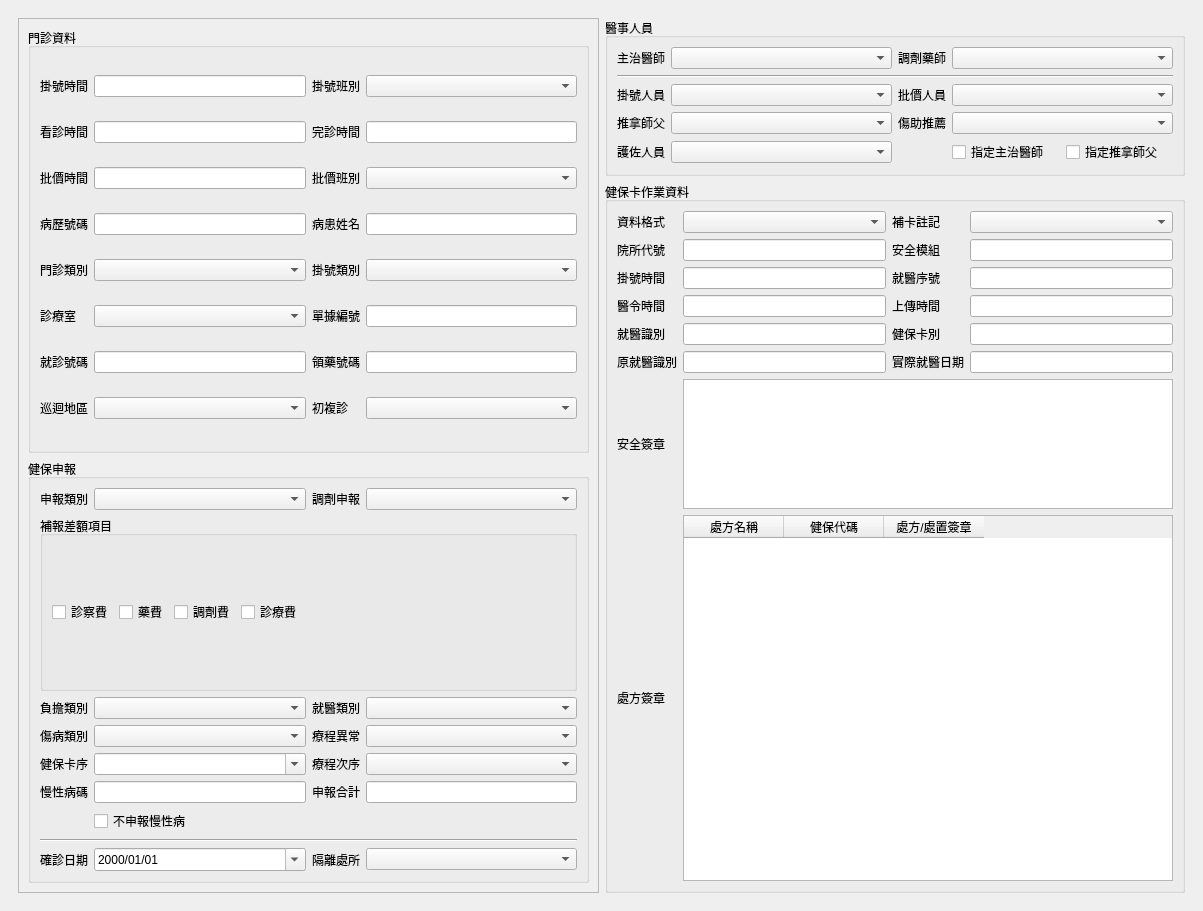
<?xml version="1.0" encoding="UTF-8"?>
<ui version="4.0">
 <class>MainWindow</class>
 <widget class="QMainWindow" name="MainWindow">
  <property name="geometry">
   <rect>
    <x>0</x>
    <y>0</y>
    <width>1203</width>
    <height>911</height>
   </rect>
  </property>
  <property name="windowTitle">
   <string>MainWindow</string>
  </property>
  <widget class="QWidget" name="centralwidget">
   <layout class="QVBoxLayout" name="verticalLayout_3">
    <item>
     <layout class="QHBoxLayout" name="horizontalLayout">
      <property name="leftMargin">
       <number>9</number>
      </property>
      <property name="topMargin">
       <number>9</number>
      </property>
      <property name="rightMargin">
       <number>9</number>
      </property>
      <property name="bottomMargin">
       <number>9</number>
      </property>
      <item>
       <widget class="QScrollArea" name="scrollArea">
        <property name="widgetResizable">
         <bool>true</bool>
        </property>
        <widget class="QWidget" name="scrollAreaWidgetContents">
         <property name="geometry">
          <rect>
           <x>0</x>
           <y>0</y>
           <width>580</width>
           <height>877</height>
          </rect>
         </property>
         <layout class="QVBoxLayout" name="verticalLayout_4">
          <item>
           <widget class="QGroupBox" name="groupBox_registration">
            <property name="title">
             <string>門診資料</string>
            </property>
            <property name="flat">
             <bool>true</bool>
            </property>
            <layout class="QGridLayout" name="gridLayout_5">
             <item row="3" column="4">
              <widget class="QLineEdit" name="lineEdit_name"/>
             </item>
             <item row="3" column="1">
              <widget class="QLineEdit" name="lineEdit_patient_key"/>
             </item>
             <item row="0" column="0">
              <widget class="QLabel" name="label">
               <property name="text">
                <string>掛號時間</string>
               </property>
              </widget>
             </item>
             <item row="5" column="3">
              <widget class="QLabel" name="label_39">
               <property name="text">
                <string>單據編號</string>
               </property>
              </widget>
             </item>
             <item row="3" column="3">
              <widget class="QLabel" name="label_5">
               <property name="text">
                <string>病患姓名</string>
               </property>
              </widget>
             </item>
             <item row="3" column="0">
              <widget class="QLabel" name="label_4">
               <property name="text">
                <string>病歷號碼</string>
               </property>
              </widget>
             </item>
             <item row="1" column="0">
              <widget class="QLabel" name="label_44">
               <property name="text">
                <string>看診時間</string>
               </property>
              </widget>
             </item>
             <item row="4" column="1">
              <widget class="QComboBox" name="comboBox_ins_type"/>
             </item>
             <item row="7" column="0">
              <widget class="QLabel" name="label_29">
               <property name="text">
                <string>巡迴地區</string>
               </property>
              </widget>
             </item>
             <item row="0" column="4">
              <widget class="QComboBox" name="comboBox_period">
               <property name="sizePolicy">
                <sizepolicy hsizetype="Expanding" vsizetype="Fixed">
                 <horstretch>0</horstretch>
                 <verstretch>0</verstretch>
                </sizepolicy>
               </property>
               <property name="contextMenuPolicy">
                <enum>Qt::NoContextMenu</enum>
               </property>
               <property name="editable">
                <bool>false</bool>
               </property>
               <property name="sizeAdjustPolicy">
                <enum>QComboBox::AdjustToContentsOnFirstShow</enum>
               </property>
              </widget>
             </item>
             <item row="5" column="4">
              <widget class="QLineEdit" name="lineEdit_invoice_no">
               <property name="maxLength">
                <number>20</number>
               </property>
              </widget>
             </item>
             <item row="5" column="1">
              <widget class="QComboBox" name="comboBox_room"/>
             </item>
             <item row="1" column="1">
              <widget class="QLineEdit" name="lineEdit_diag_start_time"/>
             </item>
             <item row="1" column="4">
              <widget class="QLineEdit" name="lineEdit_completion_time"/>
             </item>
             <item row="6" column="0">
              <widget class="QLabel" name="label_17">
               <property name="text">
                <string>就診號碼</string>
               </property>
              </widget>
             </item>
             <item row="6" column="3">
              <widget class="QLabel" name="label_42">
               <property name="text">
                <string>領藥號碼</string>
               </property>
              </widget>
             </item>
             <item row="7" column="3">
              <widget class="QLabel" name="label_11">
               <property name="text">
                <string>初複診</string>
               </property>
              </widget>
             </item>
             <item row="7" column="4">
              <widget class="QComboBox" name="comboBox_visit"/>
             </item>
             <item row="2" column="4">
              <widget class="QComboBox" name="comboBox_charge_period"/>
             </item>
             <item row="4" column="0">
              <widget class="QLabel" name="label_6">
               <property name="text">
                <string>門診類別</string>
               </property>
              </widget>
             </item>
             <item row="0" column="3">
              <widget class="QLabel" name="label_3">
               <property name="text">
                <string>掛號班別</string>
               </property>
              </widget>
             </item>
             <item row="7" column="1">
              <widget class="QComboBox" name="comboBox_tour_area"/>
             </item>
             <item row="2" column="3">
              <widget class="QLabel" name="label_38">
               <property name="text">
                <string>批價班別</string>
               </property>
              </widget>
             </item>
             <item row="5" column="0">
              <widget class="QLabel" name="label_16">
               <property name="text">
                <string>診療室</string>
               </property>
              </widget>
             </item>
             <item row="0" column="1">
              <widget class="QLineEdit" name="lineEdit_case_date"/>
             </item>
             <item row="1" column="3">
              <widget class="QLabel" name="label_10">
               <property name="text">
                <string>完診時間</string>
               </property>
              </widget>
             </item>
             <item row="4" column="3">
              <widget class="QLabel" name="label_7">
               <property name="text">
                <string>掛號類別</string>
               </property>
              </widget>
             </item>
             <item row="2" column="1">
              <widget class="QLineEdit" name="lineEdit_charge_time"/>
             </item>
             <item row="6" column="4">
              <widget class="QLineEdit" name="lineEdit_drug_no"/>
             </item>
             <item row="2" column="0">
              <widget class="QLabel" name="label_37">
               <property name="text">
                <string>批價時間</string>
               </property>
              </widget>
             </item>
             <item row="6" column="1">
              <widget class="QLineEdit" name="lineEdit_regist_no"/>
             </item>
             <item row="4" column="4">
              <widget class="QComboBox" name="comboBox_reg_type"/>
             </item>
            </layout>
           </widget>
          </item>
          <item>
           <widget class="QGroupBox" name="groupBox_ins_apply">
            <property name="title">
             <string>健保申報</string>
            </property>
            <property name="flat">
             <bool>true</bool>
            </property>
            <layout class="QGridLayout" name="gridLayout_3">
             <property name="leftMargin">
              <number>9</number>
             </property>
             <property name="topMargin">
              <number>9</number>
             </property>
             <property name="rightMargin">
              <number>9</number>
             </property>
             <property name="bottomMargin">
              <number>9</number>
             </property>
             <item row="2" column="0">
              <widget class="QLabel" name="label_8">
               <property name="text">
                <string>負擔類別</string>
               </property>
              </widget>
             </item>
             <item row="0" column="3">
              <widget class="QComboBox" name="comboBox_pharmacy_type"/>
             </item>
             <item row="3" column="0">
              <widget class="QLabel" name="label_9">
               <property name="text">
                <string>傷病類別</string>
               </property>
              </widget>
             </item>
             <item row="3" column="2">
              <widget class="QLabel" name="label_18">
               <property name="text">
                <string>療程異常</string>
               </property>
              </widget>
             </item>
             <item row="2" column="1">
              <widget class="QComboBox" name="comboBox_share_type"/>
             </item>
             <item row="3" column="1">
              <widget class="QComboBox" name="comboBox_injury_type"/>
             </item>
             <item row="5" column="0">
              <widget class="QLabel" name="label_32">
               <property name="text">
                <string>慢性病碼</string>
               </property>
              </widget>
             </item>
             <item row="2" column="3">
              <widget class="QComboBox" name="comboBox_treat_type"/>
             </item>
             <item row="5" column="3">
              <widget class="QLineEdit" name="lineEdit_ins_total_fee">
               <property name="alignment">
                <set>Qt::AlignRight|Qt::AlignTrailing|Qt::AlignVCenter</set>
               </property>
               <property name="readOnly">
                <bool>true</bool>
               </property>
              </widget>
             </item>
             <item row="4" column="0">
              <widget class="QLabel" name="label_14">
               <property name="text">
                <string>健保卡序</string>
               </property>
              </widget>
             </item>
             <item row="0" column="2">
              <widget class="QLabel" name="label_31">
               <property name="text">
                <string>調劑申報</string>
               </property>
              </widget>
             </item>
             <item row="0" column="1">
              <widget class="QComboBox" name="comboBox_apply_type">
               <property name="sizePolicy">
                <sizepolicy hsizetype="Expanding" vsizetype="Fixed">
                 <horstretch>0</horstretch>
                 <verstretch>0</verstretch>
                </sizepolicy>
               </property>
              </widget>
             </item>
             <item row="6" column="1">
              <widget class="QCheckBox" name="checkBox_no_special_code">
               <property name="text">
                <string>不申報慢性病</string>
               </property>
              </widget>
             </item>
             <item row="5" column="2">
              <widget class="QLabel" name="label_33">
               <property name="text">
                <string>申報合計</string>
               </property>
              </widget>
             </item>
             <item row="0" column="0">
              <widget class="QLabel" name="label_2">
               <property name="text">
                <string>申報類別</string>
               </property>
              </widget>
             </item>
             <item row="2" column="2">
              <widget class="QLabel" name="label_12">
               <property name="text">
                <string>就醫類別</string>
               </property>
              </widget>
             </item>
             <item row="1" column="0" colspan="4">
              <widget class="QGroupBox" name="groupBox_additional_items">
               <property name="title">
                <string>補報差額項目</string>
               </property>
               <property name="flat">
                <bool>true</bool>
               </property>
               <layout class="QGridLayout" name="gridLayout_4">
                <item row="0" column="1">
                 <widget class="QCheckBox" name="checkBox_inter_drug_fee">
                  <property name="text">
                   <string>藥費</string>
                  </property>
                 </widget>
                </item>
                <item row="0" column="0">
                 <widget class="QCheckBox" name="checkBox_diag_fee">
                  <property name="text">
                   <string>診察費</string>
                  </property>
                 </widget>
                </item>
                <item row="0" column="3">
                 <widget class="QCheckBox" name="checkBox_treat_fee">
                  <property name="text">
                   <string>診療費</string>
                  </property>
                 </widget>
                </item>
                <item row="0" column="2">
                 <widget class="QCheckBox" name="checkBox_pharmacy_fee">
                  <property name="text">
                   <string>調劑費</string>
                  </property>
                 </widget>
                </item>
                <item row="0" column="4">
                 <spacer name="horizontalSpacer">
                  <property name="orientation">
                   <enum>Qt::Horizontal</enum>
                  </property>
                  <property name="sizeHint" stdset="0">
                   <size>
                    <width>40</width>
                    <height>20</height>
                   </size>
                  </property>
                 </spacer>
                </item>
               </layout>
              </widget>
             </item>
             <item row="4" column="2">
              <widget class="QLabel" name="label_15">
               <property name="text">
                <string>療程次序</string>
               </property>
              </widget>
             </item>
             <item row="9" column="2">
              <widget class="QLabel" name="label_isolation_position">
               <property name="text">
                <string>隔離處所</string>
               </property>
              </widget>
             </item>
             <item row="9" column="1">
              <widget class="QDateEdit" name="dateEdit_infectious_date">
               <property name="displayFormat">
                <string>yyyy/MM/dd</string>
               </property>
               <property name="calendarPopup">
                <bool>true</bool>
               </property>
              </widget>
             </item>
             <item row="9" column="3">
              <widget class="QComboBox" name="comboBox_isolation_position"/>
             </item>
             <item row="8" column="0" colspan="4">
              <widget class="Line" name="line_infectious">
               <property name="orientation">
                <enum>Qt::Horizontal</enum>
               </property>
              </widget>
             </item>
             <item row="4" column="1">
              <widget class="QComboBox" name="comboBox_card">
               <property name="editable">
                <bool>true</bool>
               </property>
               <property name="maxVisibleItems">
                <number>30</number>
               </property>
              </widget>
             </item>
             <item row="4" column="3">
              <widget class="QComboBox" name="comboBox_course"/>
             </item>
             <item row="3" column="3">
              <widget class="QComboBox" name="comboBox_xcard"/>
             </item>
             <item row="9" column="0">
              <widget class="QLabel" name="label_infectious_date">
               <property name="text">
                <string>確診日期</string>
               </property>
              </widget>
             </item>
             <item row="5" column="1">
              <widget class="QLineEdit" name="lineEdit_special_code"/>
             </item>
            </layout>
           </widget>
          </item>
         </layout>
        </widget>
       </widget>
      </item>
      <item>
       <layout class="QVBoxLayout" name="verticalLayout">
        <item>
         <widget class="QGroupBox" name="groupBox">
          <property name="title">
           <string>醫事人員</string>
          </property>
          <layout class="QGridLayout" name="gridLayout_2">
           <item row="1" column="3">
            <widget class="QComboBox" name="comboBox_pharmacist">
             <property name="sizePolicy">
              <sizepolicy hsizetype="Expanding" vsizetype="Fixed">
               <horstretch>0</horstretch>
               <verstretch>0</verstretch>
              </sizepolicy>
             </property>
            </widget>
           </item>
           <item row="4" column="0">
            <widget class="QLabel" name="label_13">
             <property name="text">
              <string>推拿師父</string>
             </property>
            </widget>
           </item>
           <item row="3" column="3">
            <widget class="QComboBox" name="comboBox_cashier"/>
           </item>
           <item row="2" column="0" colspan="4">
            <widget class="Line" name="line">
             <property name="orientation">
              <enum>Qt::Horizontal</enum>
             </property>
            </widget>
           </item>
           <item row="5" column="0">
            <widget class="QLabel" name="label_40">
             <property name="text">
              <string>護佐人員</string>
             </property>
            </widget>
           </item>
           <item row="3" column="0">
            <widget class="QLabel" name="label_19">
             <property name="text">
              <string>掛號人員</string>
             </property>
            </widget>
           </item>
           <item row="4" column="1">
            <widget class="QComboBox" name="comboBox_massager"/>
           </item>
           <item row="5" column="1">
            <widget class="QComboBox" name="comboBox_nursing_assistant"/>
           </item>
           <item row="1" column="2">
            <widget class="QLabel" name="label_22">
             <property name="text">
              <string>調劑藥師</string>
             </property>
            </widget>
           </item>
           <item row="3" column="1">
            <widget class="QComboBox" name="comboBox_registrar"/>
           </item>
           <item row="1" column="1">
            <widget class="QComboBox" name="comboBox_doctor">
             <property name="sizePolicy">
              <sizepolicy hsizetype="Expanding" vsizetype="Fixed">
               <horstretch>0</horstretch>
               <verstretch>0</verstretch>
              </sizepolicy>
             </property>
            </widget>
           </item>
           <item row="1" column="0">
            <widget class="QLabel" name="label_21">
             <property name="text">
              <string>主治醫師</string>
             </property>
            </widget>
           </item>
           <item row="3" column="2">
            <widget class="QLabel" name="label_20">
             <property name="text">
              <string>批價人員</string>
             </property>
            </widget>
           </item>
           <item row="4" column="2">
            <widget class="QLabel" name="label_41">
             <property name="text">
              <string>傷助推薦</string>
             </property>
            </widget>
           </item>
           <item row="4" column="3">
            <widget class="QComboBox" name="comboBox_massage_referrer"/>
           </item>
           <item row="5" column="3">
            <layout class="QHBoxLayout" name="horizontalLayout_2">
             <item>
              <widget class="QCheckBox" name="checkBox_designated_doctor">
               <property name="text">
                <string>指定主治醫師</string>
               </property>
              </widget>
             </item>
             <item>
              <widget class="QCheckBox" name="checkBox_designated_massager">
               <property name="text">
                <string>指定推拿師父</string>
               </property>
              </widget>
             </item>
            </layout>
           </item>
          </layout>
         </widget>
        </item>
        <item>
         <widget class="QGroupBox" name="groupBox_ic_card">
          <property name="title">
           <string>健保卡作業資料</string>
          </property>
          <property name="flat">
           <bool>true</bool>
          </property>
          <layout class="QGridLayout" name="gridLayout">
           <item row="2" column="0">
            <widget class="QLabel" name="label_23">
             <property name="text">
              <string>掛號時間</string>
             </property>
            </widget>
           </item>
           <item row="5" column="0">
            <widget class="QLabel" name="label_36">
             <property name="text">
              <string>醫令時間</string>
             </property>
            </widget>
           </item>
           <item row="10" column="0">
            <widget class="QLabel" name="label_27">
             <property name="text">
              <string>安全簽章</string>
             </property>
            </widget>
           </item>
           <item row="1" column="1">
            <widget class="QLineEdit" name="lineEdit_clinic_id">
             <property name="readOnly">
              <bool>true</bool>
             </property>
            </widget>
           </item>
           <item row="5" column="2">
            <widget class="QLabel" name="label_30">
             <property name="text">
              <string>上傳時間</string>
             </property>
            </widget>
           </item>
           <item row="0" column="2">
            <widget class="QLabel" name="label_35">
             <property name="text">
              <string>補卡註記</string>
             </property>
            </widget>
           </item>
           <item row="2" column="1">
            <widget class="QLineEdit" name="lineEdit_ic_registration">
             <property name="readOnly">
              <bool>true</bool>
             </property>
            </widget>
           </item>
           <item row="11" column="0">
            <widget class="QLabel" name="label_28">
             <property name="text">
              <string>處方簽章</string>
             </property>
            </widget>
           </item>
           <item row="2" column="3">
            <widget class="QLineEdit" name="lineEdit_seq_number">
             <property name="readOnly">
              <bool>true</bool>
             </property>
            </widget>
           </item>
           <item row="5" column="3">
            <widget class="QLineEdit" name="lineEdit_upload_time">
             <property name="readOnly">
              <bool>true</bool>
             </property>
            </widget>
           </item>
           <item row="1" column="2">
            <widget class="QLabel" name="label_26">
             <property name="text">
              <string>安全模組</string>
             </property>
            </widget>
           </item>
           <item row="6" column="1">
            <widget class="QLineEdit" name="lineEdit_identification">
             <property name="readOnly">
              <bool>true</bool>
             </property>
            </widget>
           </item>
           <item row="6" column="3">
            <widget class="QLineEdit" name="lineEdit_ic_card_type">
             <property name="readOnly">
              <bool>true</bool>
             </property>
            </widget>
           </item>
           <item row="6" column="2">
            <widget class="QLabel" name="label_45">
             <property name="text">
              <string>健保卡別</string>
             </property>
            </widget>
           </item>
           <item row="6" column="0">
            <widget class="QLabel" name="label_43">
             <property name="text">
              <string>就醫識別</string>
             </property>
            </widget>
           </item>
           <item row="1" column="0">
            <widget class="QLabel" name="label_25">
             <property name="text">
              <string>院所代號</string>
             </property>
            </widget>
           </item>
           <item row="5" column="1">
            <widget class="QLineEdit" name="lineEdit_prescript_sign_time">
             <property name="readOnly">
              <bool>true</bool>
             </property>
            </widget>
           </item>
           <item row="10" column="1" colspan="3">
            <widget class="QTextEdit" name="textEdit_signature">
             <property name="enabled">
              <bool>true</bool>
             </property>
             <property name="sizePolicy">
              <sizepolicy hsizetype="Expanding" vsizetype="Preferred">
               <horstretch>0</horstretch>
               <verstretch>0</verstretch>
              </sizepolicy>
             </property>
             <property name="maximumSize">
              <size>
               <width>16777215</width>
               <height>130</height>
              </size>
             </property>
             <property name="readOnly">
              <bool>true</bool>
             </property>
             <property name="html">
              <string>&lt;!DOCTYPE HTML PUBLIC &quot;-//W3C//DTD HTML 4.0//EN&quot; &quot;http://www.w3.org/TR/REC-html40/strict.dtd&quot;&gt;
&lt;html&gt;&lt;head&gt;&lt;meta name=&quot;qrichtext&quot; content=&quot;1&quot; /&gt;&lt;style type=&quot;text/css&quot;&gt;
p, li { white-space: pre-wrap; }
&lt;/style&gt;&lt;/head&gt;&lt;body style=&quot; font-family:'Poppins'; font-size:10pt; font-weight:400; font-style:normal;&quot;&gt;
&lt;p style=&quot;-qt-paragraph-type:empty; margin-top:0px; margin-bottom:0px; margin-left:0px; margin-right:0px; -qt-block-indent:0; text-indent:0px; font-family:'Cantarell';&quot;&gt;&lt;br /&gt;&lt;/p&gt;&lt;/body&gt;&lt;/html&gt;</string>
             </property>
            </widget>
           </item>
           <item row="0" column="3">
            <widget class="QComboBox" name="comboBox_treat_after_check">
             <property name="editable">
              <bool>false</bool>
             </property>
            </widget>
           </item>
           <item row="2" column="2">
            <widget class="QLabel" name="label_24">
             <property name="text">
              <string>就醫序號</string>
             </property>
            </widget>
           </item>
           <item row="0" column="0">
            <widget class="QLabel" name="label_34">
             <property name="text">
              <string>資料格式</string>
             </property>
            </widget>
           </item>
           <item row="0" column="1">
            <widget class="QComboBox" name="comboBox_upload_type"/>
           </item>
           <item row="1" column="3">
            <widget class="QLineEdit" name="lineEdit_sam_id">
             <property name="readOnly">
              <bool>true</bool>
             </property>
            </widget>
           </item>
           <item row="11" column="1" colspan="3">
            <widget class="QTableWidget" name="tableWidget_prescript_sign">
             <property name="editTriggers">
              <set>QAbstractItemView::NoEditTriggers</set>
             </property>
             <property name="alternatingRowColors">
              <bool>true</bool>
             </property>
             <property name="selectionMode">
              <enum>QAbstractItemView::NoSelection</enum>
             </property>
             <property name="selectionBehavior">
              <enum>QAbstractItemView::SelectRows</enum>
             </property>
             <column>
              <property name="text">
               <string>處方名稱</string>
              </property>
             </column>
             <column>
              <property name="text">
               <string>健保代碼</string>
              </property>
             </column>
             <column>
              <property name="text">
               <string>處方/處置簽章</string>
              </property>
             </column>
            </widget>
           </item>
           <item row="7" column="0">
            <widget class="QLabel" name="label_46">
             <property name="text">
              <string>原就醫識別</string>
             </property>
            </widget>
           </item>
           <item row="7" column="1">
            <widget class="QLineEdit" name="lineEdit_actual_identification">
             <property name="readOnly">
              <bool>true</bool>
             </property>
            </widget>
           </item>
           <item row="7" column="3">
            <widget class="QLineEdit" name="lineEdit_actual_ic_registration">
             <property name="readOnly">
              <bool>true</bool>
             </property>
            </widget>
           </item>
           <item row="7" column="2">
            <widget class="QLabel" name="label_47">
             <property name="text">
              <string>實際就醫日期</string>
             </property>
            </widget>
           </item>
          </layout>
         </widget>
        </item>
       </layout>
      </item>
     </layout>
    </item>
   </layout>
  </widget>
 </widget>
 <tabstops>
  <tabstop>lineEdit_case_date</tabstop>
  <tabstop>comboBox_period</tabstop>
  <tabstop>lineEdit_charge_time</tabstop>
  <tabstop>comboBox_charge_period</tabstop>
  <tabstop>lineEdit_patient_key</tabstop>
  <tabstop>lineEdit_name</tabstop>
  <tabstop>comboBox_ins_type</tabstop>
  <tabstop>comboBox_reg_type</tabstop>
  <tabstop>comboBox_room</tabstop>
  <tabstop>lineEdit_invoice_no</tabstop>
  <tabstop>lineEdit_regist_no</tabstop>
  <tabstop>lineEdit_drug_no</tabstop>
  <tabstop>comboBox_tour_area</tabstop>
  <tabstop>comboBox_apply_type</tabstop>
  <tabstop>comboBox_pharmacy_type</tabstop>
  <tabstop>comboBox_share_type</tabstop>
  <tabstop>comboBox_treat_type</tabstop>
  <tabstop>comboBox_injury_type</tabstop>
  <tabstop>comboBox_xcard</tabstop>
  <tabstop>comboBox_card</tabstop>
  <tabstop>comboBox_course</tabstop>
  <tabstop>lineEdit_special_code</tabstop>
  <tabstop>lineEdit_ins_total_fee</tabstop>
  <tabstop>comboBox_doctor</tabstop>
  <tabstop>comboBox_pharmacist</tabstop>
  <tabstop>comboBox_registrar</tabstop>
  <tabstop>comboBox_cashier</tabstop>
  <tabstop>comboBox_massager</tabstop>
  <tabstop>comboBox_massage_referrer</tabstop>
  <tabstop>comboBox_nursing_assistant</tabstop>
  <tabstop>checkBox_designated_doctor</tabstop>
  <tabstop>checkBox_designated_massager</tabstop>
  <tabstop>comboBox_upload_type</tabstop>
  <tabstop>comboBox_treat_after_check</tabstop>
  <tabstop>lineEdit_clinic_id</tabstop>
  <tabstop>lineEdit_sam_id</tabstop>
  <tabstop>lineEdit_ic_registration</tabstop>
  <tabstop>lineEdit_seq_number</tabstop>
  <tabstop>lineEdit_prescript_sign_time</tabstop>
  <tabstop>lineEdit_upload_time</tabstop>
  <tabstop>textEdit_signature</tabstop>
  <tabstop>tableWidget_prescript_sign</tabstop>
  <tabstop>scrollArea</tabstop>
 </tabstops>
 <resources/>
 <connections/>
</ui>
